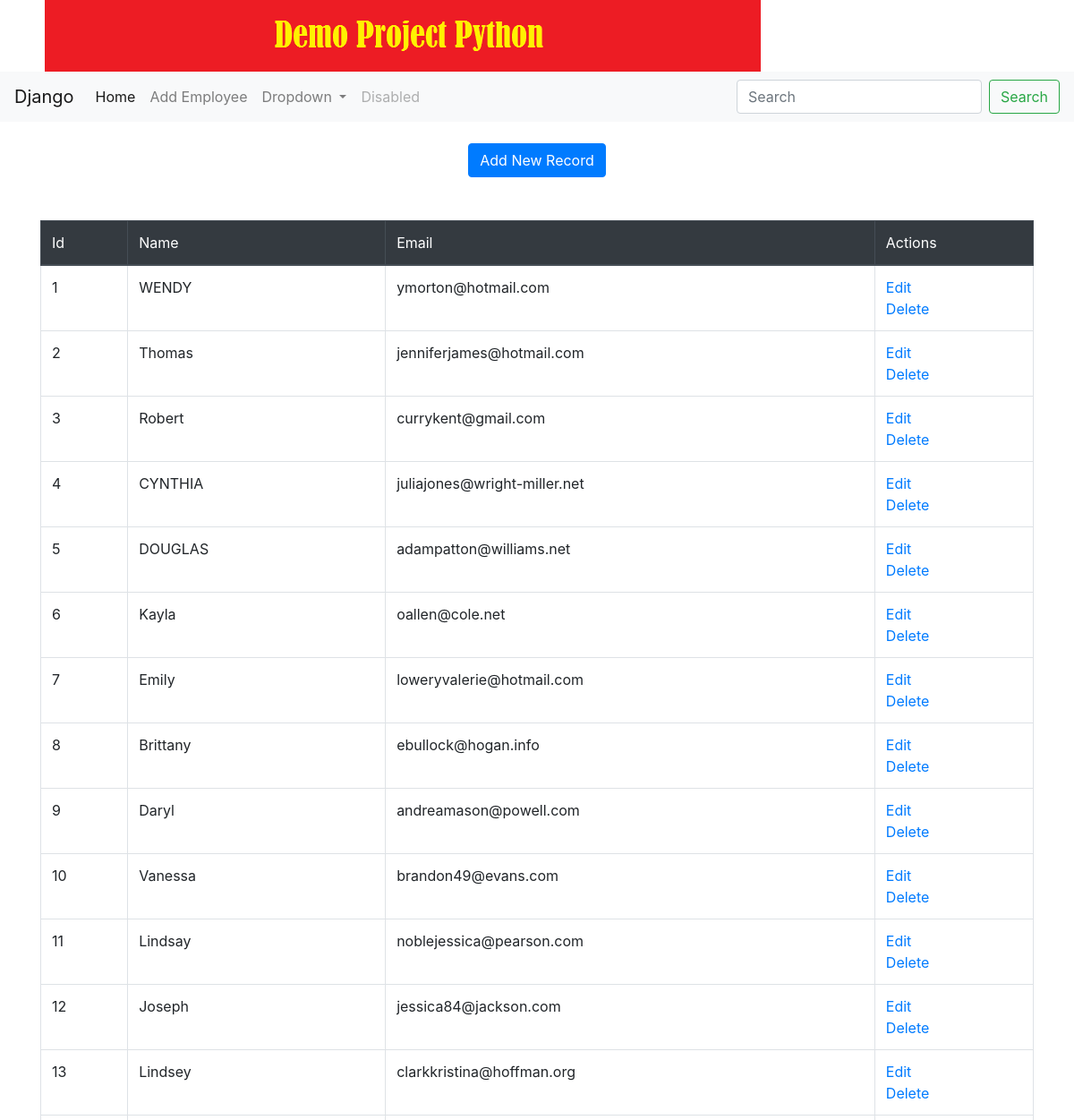
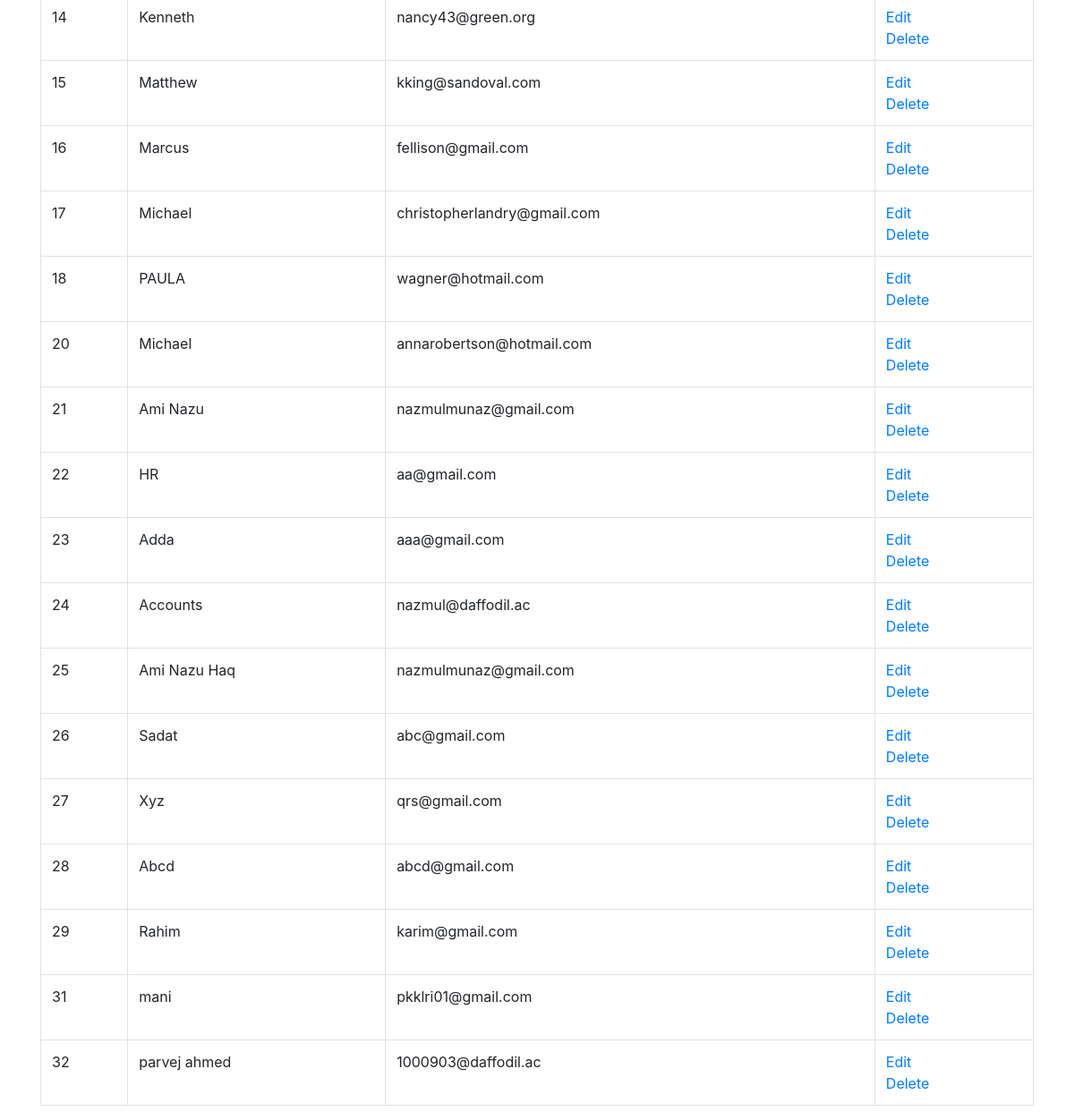
The page / on the database its author committed (2 pictures, top to bottom).
### less4App/models.py (models this page shows, shortened)
class Employee(models.Model):
    id = models.AutoField(primary_key=True)
    name = models.CharField("Employee Name", max_length=100)
    email = models.EmailField("Email Address", max_length=100)
    dob = models.DateTimeField("Date of Birth")
    salary = models.FloatField("Basic Salary")
    class Meta:
        db_table = "employees"

### less4App/views.py (the view)
# urls.py: path('', views.index,name="index"),
def index(request):
    emp = Employee.objects.all()
    context = {'title': 'Welcome', 'employees': emp}
    return render(request, 'index.html', context)

### templates/index.html (shortened to what this page needs)
{% extends 'base.html'%}
{% block content %}
    <div class="">
        <br>
      <center><a href="/create" class="btn btn-primary">Add New Record</a></center>
      <br><br>
    </div>
    <table class='table table-bordered' id="emptable" data-page-length="5">
      <thead class='table-dark'>
        <tr>
          <td>Id</td>
          <td>Name</td>
          <td>Email</td>
          <td>Actions</td>
        </tr>
      </thead>
      <tbody>
        {% for emp in employees %}
        <tr>
          <td>{{emp.id}}</td>
          <td>{{emp.name}}</td>
          <td>{{emp.email}}</td>
          <td>
          <a href="/edit/{{ emp.id }}">Edit </a><br>
          <a href="/delete/{{ emp.id }}">Delete</a>
          </td>
        </tr>
        {% endfor %}
      </tbody>
    </table>
{% endblock %}

### templates/base.html (shortened to what this page needs)
{% load staticfiles %}
<!DOCTYPE html>
<html lang="en" dir="ltr">
  <head>
    <link rel="stylesheet" href="{% static 'css/bootstrap.min.css' %}">
    <link rel="stylesheet" type="text/css" href="https://cdn.datatables.net/v/bs4/dt-1.10.18/datatables.min.css"/>
    <link rel="stylesheet" type="text/css" href="https://cdnjs.cloudflare.com/ajax/libs/bootstrap-datepicker/1.9.0/css/bootstrap-datepicker.min.css"/>
  </head>
  <body>
    <div class="container">
      <img src="{% static 'images/logo.png' %}" alt="No Image" class="fullwidth">
    </div>
    <nav class="navbar navbar-expand-lg navbar-light bg-light">
    <a class="navbar-brand" href="admin">Django</a>
    <div class="collapse navbar-collapse" id="navbarSupportedContent">
      <ul class="navbar-nav mr-auto">
        <li class="nav-item active">
          <a class="nav-link" href="/">Home <span class="sr-only">(current)</span></a>
        </li>
        <li class="nav-item">
          <a class="nav-link" href="create">Add Employee</a>
        </li>
        <li class="nav-item dropdown">
          <a class="nav-link dropdown-toggle" href="#" id="navbarDropdown" role="button" data-toggle="dropdown" aria-haspopup="true" aria-expanded="false">
            Dropdown
          </a>
        </li>
        <li class="nav-item">
          <a class="nav-link disabled" href="#" tabindex="-1" aria-disabled="true">Disabled</a>
        </li>
      </ul>
      <form class="form-inline my-2 my-lg-0">
        <input class="form-control mr-sm-2" type="search" placeholder="Search" aria-label="Search">
        <button class="btn btn-outline-success my-2 my-sm-0" type="submit">Search</button>
      </form>
    </div>
  </nav>
    <main>
      <div class="container">
        {% block content %} {% endblock %}
      </div>
    </main>
  </body>
</html>

### rows shown on the page
Employee: id "1", name "WENDY", email "ymorton@hotmail.com"
Employee: id "2", name "Thomas", email "jenniferjames@hotmail.com"
Employee: id "3", name "Robert", email "currykent@gmail.com"
Employee: id "4", name "CYNTHIA", email "juliajones@wright-miller.net"
Employee: id "5", name "DOUGLAS", email "adampatton@williams.net"
Employee: id "6", name "Kayla", email "oallen@cole.net"
Employee: id "7", name "Emily", email "loweryvalerie@hotmail.com"
Employee: id "8", name "Brittany", email "ebullock@hogan.info"
Employee: id "9", name "Daryl", email "andreamason@powell.com"
Employee: id "10", name "Vanessa", email "brandon49@evans.com"
Employee: id "11", name "Lindsay", email "noblejessica@pearson.com"
Employee: id "12", name "Joseph", email "jessica84@jackson.com"
Employee: id "13", name "Lindsey", email "clarkkristina@hoffman.org"
Employee: id "14", name "Kenneth", email "nancy43@green.org"
Employee: id "15", name "Matthew", email "kking@sandoval.com"
Employee: id "16", name "Marcus", email "fellison@gmail.com"
Employee: id "17", name "Michael", email "christopherlandry@gmail.com"
Employee: id "18", name "PAULA", email "wagner@hotmail.com"
Employee: id "20", name "Michael", email "annarobertson@hotmail.com"
Employee: id "21", name "Ami Nazu", email "nazmulmunaz@gmail.com"
Employee: id "22", name "HR", email "aa@gmail.com"
Employee: id "23", name "Adda", email "aaa@gmail.com"
Employee: id "24", name "Accounts", email "nazmul@daffodil.ac"
Employee: id "25", name "Ami Nazu Haq", email "nazmulmunaz@gmail.com"
Employee: id "26", name "Sadat", email "abc@gmail.com"
Employee: id "27", name "Xyz", email "qrs@gmail.com"
Employee: id "28", name "Abcd", email "abcd@gmail.com"
Employee: id "29", name "Rahim", email "karim@gmail.com"
Employee: id "31", name "mani", email "pkklri01@gmail.com"
Employee: id "32", name "parvej ahmed", email "1000903@daffodil.ac"
